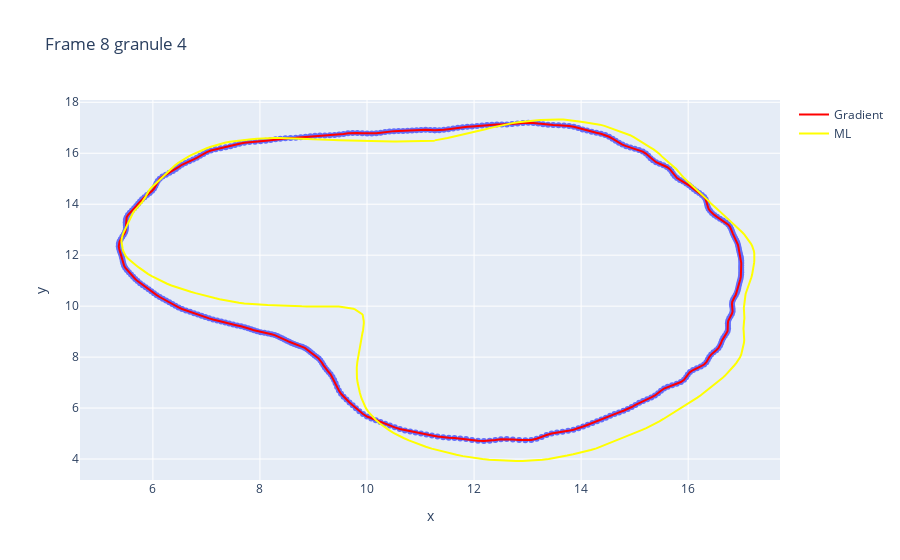

Notebook source saved alongside this figure:
### Markdown cell above
# Plot

### Code cell
frame = 856
g_id = 425

frame = 8
g_id = 4

granules_in_gradient_frame = fourier_pd_gradient_valid[fourier_pd_gradient_valid['frame'] == frame]
granules_in_frame_ml = fourier_pd_ml_valid[fourier_pd_ml_valid['frame'] == frame]

granule_f_gradient_terms = granules_in_gradient_frame[granules_in_gradient_frame['granule_id'] == g_id]
granule_f_terms_ml = granules_in_frame_ml[granules_in_frame_ml['granule_id'] == g_id]

xs, ys = get_coords(granule_f_gradient_terms, get_relative=True)
xy = np.vstack((xs,ys)).T
area_gradient = Polygon(xy)
xs_ml, ys_ml = get_coords(granule_f_terms_ml, get_relative=True) 
xy = np.vstack((xs_ml,ys_ml)).T 
area_ml = Polygon(xy) 

intersection = area_gradient.intersection(area_ml).area / area_gradient.union(area_ml).area

print(f"Area_g {area_gradient.area} | Area_ml {area_ml.area} | IoU: {intersection} | Same Position: {granule_f_gradient_terms.iloc[0][['x','y']].tolist() == granule_f_terms_ml.iloc[0][['x','y']].tolist()}")
fig = px.scatter(x=xs, y=ys, title=f"Frame {frame} granule {g_id}")
fig.add_trace(go.Scatter(x=xs, y=ys, marker=dict(color='red', size=16), name=f"Gradient"))
fig.add_trace(go.Scatter(x=xs_ml, y=ys_ml, marker=dict(color='yellow', size=16), name=f"ML"))
# fig.add_trace(go.Scatter(x=xs_ml, y=ys_ml, marker=dict(color='blue', size=2), mode="markers", name=f"100 p border {id}"))
fig.show()

### Figure 1 — Plotly figure (JSON) as saved in the notebook; plotly's stock layout.template omitted (floating-point values rounded to 4 significant figures; data arrays with more than 128 entries replaced by an {"elided": "..."} marker saying what was removed)
{"data": [{"hovertemplate": "x=%{x}<br>y=%{y}<extra></extra>", "legendgroup": "", "marker": {"color": "#636efa", "symbol": "circle"}, "mode": "markers", "name": "", "orientation": "v", "showlegend": false, "type": "scatter", "x": {"elided": "400 float values"}, "xaxis": "x", "y": {"elided": "400 float values"}, "yaxis": "y"}, {"marker": {"color": "red", "size": 16}, "name": "Gradient", "type": "scatter", "x": {"elided": "400 float values"}, "y": {"elided": "400 float values"}}, {"marker": {"color": "yellow", "size": 16}, "name": "ML", "type": "scatter", "x": {"elided": "400 float values"}, "y": {"elided": "400 float values"}}], "layout": {"legend": {"tracegroupgap": 0}, "title": {"text": "Frame 8 granule 4"}, "xaxis": {"anchor": "y", "domain": [0, 1], "title": {"text": "x"}}, "yaxis": {"anchor": "x", "domain": [0, 1], "title": {"text": "y"}}}}
